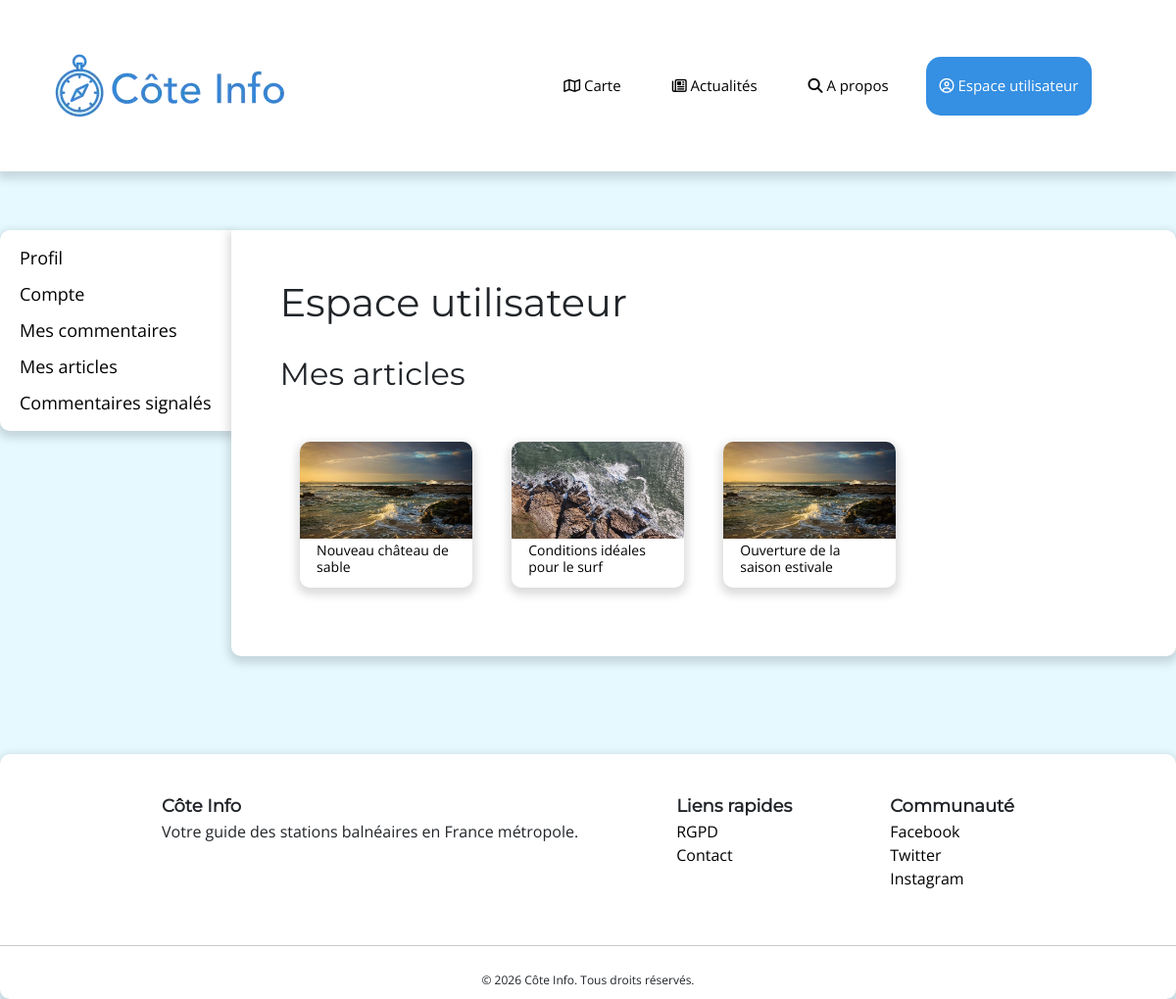
Screenshot of /?action=user&tab=articles (signed in) with the database file from the repository.
### tables this page shows
CREATE TABLE `news` (
  `id_news` int(11) NOT NULL,
  `title` varchar(255) NOT NULL,
  `content` text NOT NULL,
  `date_` date NOT NULL DEFAULT current_timestamp(),
  `id_user` int(11) NOT NULL,
  `id_thumbnail` int(11) NOT NULL
);

CREATE TABLE `media` (
  `id_media` int(11) NOT NULL,
  `path` varchar(50) NOT NULL,
  `MIME_type` varchar(50) NOT NULL,
  `alt` varchar(255) DEFAULT NULL,
  `legend` varchar(255) DEFAULT NULL,
  `id_region` int(11) NOT NULL
);

### app/Controller/Profile.php (called while the page is built, shortened)
<?php
class Profile
{
    protected int $userID;
    public function __construct()
    {
        $this->userID = $_SESSION['user_id'];
        require ROOT . "/app/View/user_view.php";
    }
    protected function getArticles()
    {
        $newsModel = new NewsModel;
        $articleIDs = $newsModel->getArticleIDsByUser($this->userID) ?? [];
        if (!empty($articleIDs)) {
            $idList = array_column($articleIDs, "id_news");
            $articles = $newsModel->getPreviews($idList);
            $mediaModel = new MediaModel;
            return $mediaModel->getThumbnails($articles);
        } else {
            return [];
        }
    }
}

### index.php (called while the page is built, shortened)
<?php
new Route;

### app/Model/Database.php (called while the page is built, shortened)
<?php
class Database
{
    private static $instance = null;
    private $connexion;
    private function __construct()
    {
        try {
            $this->connexion = new PDO("mysql:host=" . $_ENV['DB_HOST'] . ";dbname=" . $_ENV['DB_NAME'] . "; charset=utf8mb4", $_ENV['DB_LOGIN'], $_ENV['DB_PASSWORD']);
            $this->connexion->setAttribute(PDO::ATTR_ERRMODE, PDO::ERRMODE_EXCEPTION);
        } catch (PDOException $e) {
            error_log("Connexion DB échouée : " . $e->getMessage());
            throw $e;
        }
    }
    public static function getInstance()
    {
        if (self::$instance === null) {
            self::$instance = new Database();
        }
        return self::$instance;
    }
    public function getConnection()
    {
        return $this->connexion;
    }
}

### app/Model/Model.php (called while the page is built, shortened)
<?php
abstract class Model
{
    protected PDO $dbConnector;
    protected function __construct()
    {
        $this->dbConnector = Database::getInstance()->getConnection();
    }
    protected function dbRequestAll(string $sql, array $params = [])
    {
        try {
            $stmt = $this->dbConnector->prepare($sql);
            $stmt->execute($params);
            $result = $stmt->fetchAll(PDO::FETCH_ASSOC);
            return empty($result) ? null : $result;
        } catch (PDOException $e) {
            error_log("SQL: " . $sql);
            error_log("Params: " . json_encode($params));
            error_log($e->getMessage());
            throw $e;
        }
    }
}

### app/Model/NewsModel.php (called while the page is built, shortened)
<?php
class NewsModel extends Model
{
    public function getArticleIDsByUser(int $userID)
    {
        return $this->dbRequestAll(
            "SELECT `id_news` FROM news WHERE id_user = ?",
            [$userID]
        ) ?? [];
    }
    public function getPreviews(array $ids, int $limit = 0)
    {
        $placeholders = implode(', ', array_fill(0, count($ids), '?'));
        if ($limit !== 0) {
            return $this->dbRequestAll(
                "SELECT `id_news`,`title`,`date_`,`id_thumbnail` FROM news WHERE id_news IN ($placeholders) ORDER BY date_ DESC LIMIT $limit",
                $ids
            ) ?? [];
        } else {
            return $this->dbRequestAll(
                "SELECT `id_news`,`title`,`date_`,`id_thumbnail` FROM news WHERE id_news IN ($placeholders) ORDER BY date_ DESC",
                $ids
            ) ?? [];
        }
    }
}

### app/Model/MediaModel.php (called while the page is built, shortened)
<?php
class MediaModel extends Model
{
    public function getMedias($ids)
    {
        $placeholders = implode(', ', array_fill(0, count($ids), '?'));
        return $this->dbRequestAll(
            "SELECT `id_media`,`path`,`alt`,`legend` FROM media WHERE id_media IN ($placeholders)",
            $ids
        ) ?? [];
    }
    public function getThumbnails(array $articles)
    {
        $thumbnailIDs = array_column($articles, 'id_thumbnail');
        $thumbnails = $this->getMedias($thumbnailIDs);
        $thumbnailsByID = [];
        foreach ($thumbnails as $thumbnail) {
            $thumbnailsByID[$thumbnail['id_media']] = $thumbnail;
        }
        return $articles;
    }
}

### app/View/user-articles_view.php (the view, shortened to what this page needs)
<h2 class="margin-bottom-30">Mes articles</h2>
<?php
   $articles = $this->getArticles();
   ?> <p class="padding-30">Vous n'avez pas encore rédigé d'article. Les articles que vous rédigez apparaîtront ici.</p>
<div class="news_list">
    <?php
       foreach ($articles as $article) {
       ?>
        <a href="?action=news&id=<?= $article['id_news'] ?>">
            <div class="news_article box">
                <img src="./public/images/beach/<?= $article['thumbnail']['path'] ?>" alt="<?= $article['thumbnail']['alt'] ?>">
                <div class="news_article__title">
                    <h6 title="<?= $article['title'] ?>">
                        <?php
                           if (strlen($article['title']) > 40) {
                               echo substr($article['title'], 0, 40) . "...";
                           } else {
                               echo $article['title'];
                           } ?></h6>
                </div>
            </div>
        </a>
    <?php
       }
       ?>
</div>

### public/styles/style.css (style rules this page uses)
* { margin: 0; padding: 0; }
a { text-decoration: none; color: #000; }
html, body { height: 100%; margin: 0; }
body { background-color: #e5f9ff; font-family: "Open Sans", sans-serif; font-size: 12px; display: flex; flex-direction: column; }
h1, h2, h3 { font-family: "Montserrat", serif; }
.box { background-color: white; box-shadow: 0px 4px 10px 3px rgba(0, 0, 0, 0.1450980392); border-radius: 10px; }
.margin-bottom-30 { margin-bottom: 30px; }
.news_list { display: grid; grid-template-columns: repeat(1, 1fr); }
.news_article { margin: 20px; display: flex; flex-direction: column; align-items: center; }
.news_article img { width: 100%; max-width: 900px; aspect-ratio: 16/9; border-radius: 10px 10px 0 0; object-fit: cover; }
.news_article__title { width: 100%; height: 50px; padding: 2% 10%; margin: 0; overflow: hidden; text-overflow: ellipsis; }
@media (min-width: 650px) { body { font-size: 14px; } }
@media (min-width: 650px) { .news_list { grid-template-columns: repeat(3, 1fr); } }
@media (min-width: 1000px) { body { font-size: 18px; } }
@media (min-width: 1000px) { .news_list { grid-template-columns: repeat(4, 1fr); } }
@media (min-width: 1000px) { .news_article__title h6 { font-size: 14px; } }

### rows the page displays
news: id_thumbnail.path (picture), title "Nouveau château de sable"
news: id_thumbnail.path (picture), title "Conditions idéales pour le surf"
news: id_thumbnail.path (picture), title "Ouverture de la saison estivale"
